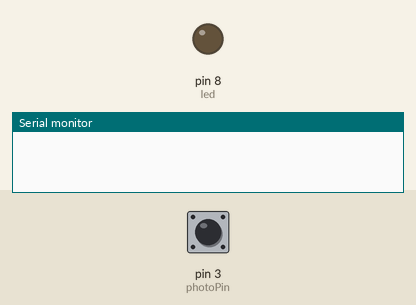
Recording of a sketch running on a simulated Arduino Uno, built with avr-gcc and run on an emulated ATmega328P. Shown: output pins drawn as LEDs (lit = HIGH), the last lines printed to the serial monitor. The test bench sets the inputs (shaded band); at power-on: pin 3 (photoPin) HIGH.

Above: at 1.2 s.
1.3 s: pin 3 (photoPin) pulled LOW for 0.15 s
At 1.37 s:
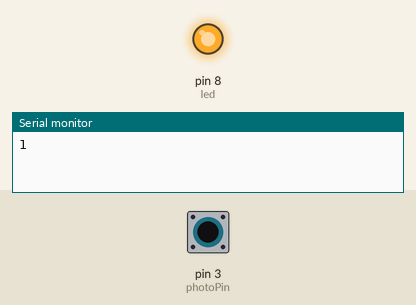
2.9 s: pin 3 (photoPin) pulled LOW for 3.2 s
At 7.3 s:
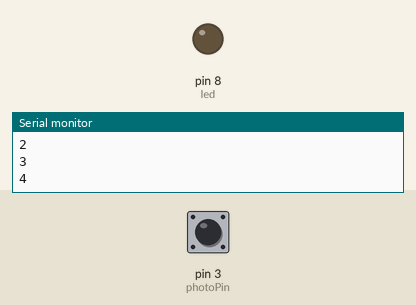
Timing chart, 0 to 8.8 s (numbered marks = the images above; inputs shaded):
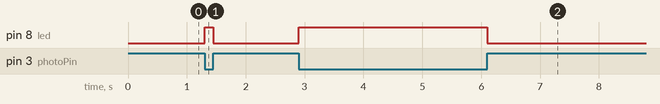

Measured:
- after the input at 1.3 s, pin 8 (led): LOW → HIGH at once, → LOW 0.15 s later
- after the input at 2.9 s, pin 8 (led): LOW → HIGH at once, → LOW 3.2 s later

The sketch:

Photo_Interrupter.ino
```cpp
int led = 8;
int photoPin = 3;
volatile byte state = LOW;
int trigger = 0;

void setup() {

  pinMode(led, OUTPUT);
  pinMode(photoPin, INPUT_PULLUP);
  Serial.begin(9600);
  attachInterrupt(digitalPinToInterrupt(photoPin), on, CHANGE);//attaches an interrupt to the 3 pin that runs the on function when activated by a change in the photo interrupter input

}

void loop() {
digitalWrite(led, state);//turns the LED on or off


}

void on(){
	state = !state;//changes the state from on to off or vice versa
	trigger++;//the number of times the photo interrupter has been triggered
	Serial.println(trigger);//prints the number of times the photo interrupter has been triggered
}
```
